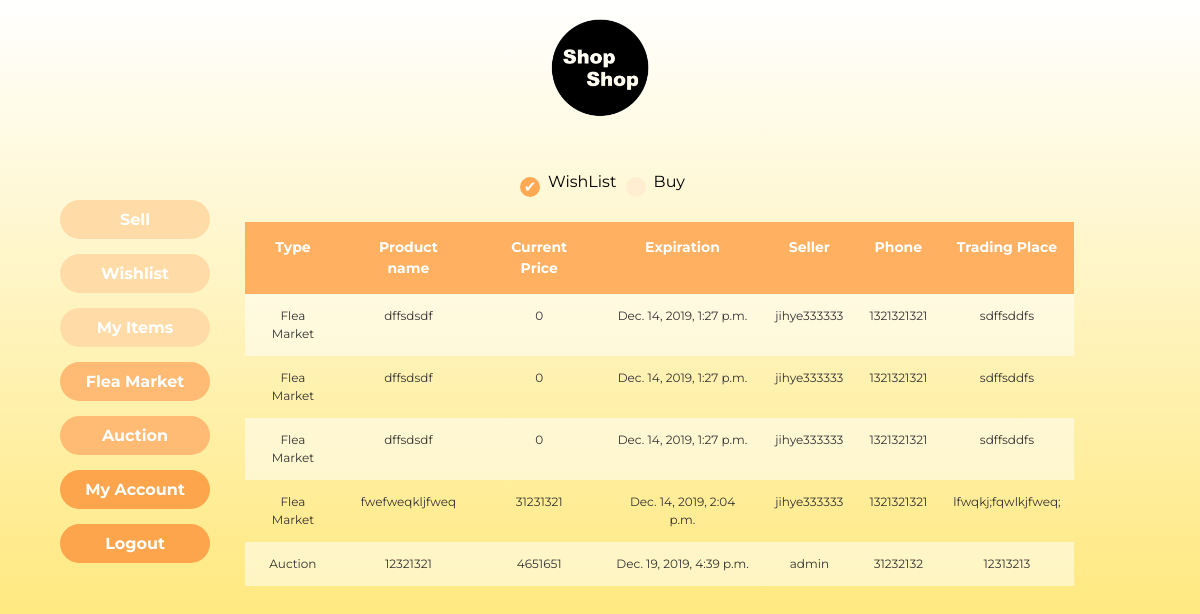
Screenshot of /wishlist/ (signed in) with the database file from the repository.
### home/models.py (models this page shows)
class Wishlist(models.Model):
	userid = models.ForeignKey(User, on_delete=models.CASCADE)
	pid = models.ForeignKey(Product, on_delete=models.CASCADE)

class Product(models.Model):
	SELLTYPES = (('F', 'Flea'), ('A', 'Auction'))
	selltype = models.CharField(max_length=1, default='F', choices=SELLTYPES)
	STATUSTYPES = (('S', 'Sold'), ('E', 'Expired'), ('R', 'Running')) # 팔림, 안팔림, 현재진행형
	statustype = models.CharField(max_length=1, default='R', choices=STATUSTYPES)
	EXPIREDATE = (('3', '3 Days'), ('7', '7 days'), ('0', '30 days'))
	expirechoice = models.CharField(max_length=1, default='3', choices=EXPIREDATE)
	expire = models.DateTimeField(default=timezone.now() + timedelta(days=3))
	highest_price = models.IntegerField(default=0) # auction이더라도 천장 가격 내면 바로 살 수 있게 하자
	basic_price =  models.IntegerField(default=0) #옥션이라도 최저가 쓰게 하자
	current_price = models.IntegerField(default=0) # 마지막 가격이기도 하지
	buyer = models.ForeignKey(User, on_delete=models.SET_NULL, related_name='buyer', null=True)
	seller = models.ForeignKey(User, on_delete=models.CASCADE, related_name='seller')
	pid = models.AutoField(primary_key=True)
	name = models.CharField(max_length=300)
	place = models.CharField(max_length=300)
	photo = models.ImageField(blank=True, null=True) #https://wayhome25.github.io/django/2017/05/10/media-file/
	category = models.ForeignKey(Category, on_delete=models.SET_NULL, null=True)
	explanation = models.CharField(max_length=1000, null=True) # string field 같은 게 있었나?? 찾아보기

class User(models.Model): # seller buyer 구분하지 말고 걍 둘다 가능하게 해
	rating = models.IntegerField(default=0)
	userid = models.CharField(max_length=20, primary_key=True)
	pw = models.CharField(max_length=20) # min length  같은 건 js 단에서 처리하기
	username = models.CharField(max_length=100)
	phone = models.CharField(max_length=30)

### home/views.py (the view)
# urls.py: path('wishlist/', views.wishlist, name='wishlist'),
def wishlist(request):
	userid = request.session.get('userid', False)
	if userid == False : # 로그인 안되어있으면
		return redirect('/login')
	pagetype = request.GET.get('page','')
	if pagetype == 'wish' or pagetype=='': # 내가는 아이템들과 그것을 사고 싶어하는 자들
		wishlist = Wishlist.objects.filter(userid__userid=userid,pid__expire__gte=timezone.now())
	else :  # 내가 사고 싶은 것들
		wishlist = Candidate.objects.filter(userid__userid=userid
			).select_related('pid').filter(pid__expire__gte=timezone.now())
	wishlist = wishlist.order_by('pid__expire')
	return render(request, 'home/wishlist.html', {'wishlist':wishlist})

### home/templates/home/wishlist.html (shortened to what this page needs)
{% load static %}
{% load tz %}
<!DOCTYPE html>
<html lang="en" dir="ltr">
<head>
  <link rel="stylesheet" href="{% static 'home/style_product_list.css' %}">
</head>
<body>
  <a href="{% url 'market' %}" target="_parent"><img src="{% static 'home/logo.png' %}"
      style="height:100px; padding: 10px; margin-left: auto; margin-right: auto; margin-bottom: 30px;"
      alt="LOGO_IMG"></a>
  {% if request.get_full_path == "/wishlist/?page=buy" %}
  <div class="chk-area">
    <label><input type="radio" class="option-input radio" name="chk" value="?page=wish"
        onchange="location = this.value;">WishList</label>
    <label><input type="radio" class="option-input radio" name="chk" value="?page=buy" checked="checked"
        onchange="location = this.value;">Buy</label>
  </div>
  {% else %}
  <div class="chk-area">
    <label><input type="radio" class="option-input radio" name="chk" value="?page=wish" checked="checked"
        onchange="location = this.value;">WishList</label>
    <label><input type="radio" class="option-input radio" Sname="chk" value="?page=buy"
        onchange="location = this.value;">Buy</label>
  </div>
  {%  endif %}
  <nav class="left-nav" style="font-weight: bold;position: fixed; left:20px; top:23%">
      <ul>
        <li><a class="upper" href="{% url 'sell' %}">Sell</a></li>
        <li><a class="upper" href="{% url 'wishlist' %}">Wishlist</a></li>
        <li><a class="upper" href="{% url 'myitems' %}">My Items</a></li>
        <li><a class="lower" href="{% url 'market' %}">Flea Market</a></li>
        <li><a class="lower" href="{% url 'auction' %}">Auction</a></li>
        <li><a class="lowest" href="{% url 'mypage' %}">My Account</a></li>
        <li><a class="lowest" href="{% url 'logout' %}">Logout</a></li>
      </ul>
    </nav>
  <table class="table-area">
    <thead>
      <tr>
        <th scope="cols">Type</th>
        <th scope="cols">Product name</th>
        <th scope="cols">Current Price</th>
        <th scope="cols">Expiration</th>
        <th scope="cols">Seller</th>
        <th scope="cols">Phone</th>
        <th scope="cols">Trading Place</th>
      </tr>
    </thead>
    <tbody>
      {% for obj in wishlist %}
      <tr onclick="window.open('{% url 'detail' obj.pid.pid %}')">
        {% if forloop.counter|divisibleby:2 %}
        <td>
          {% if obj.pid.selltype == "A" %} Auction
          {% else %} Flea Market {% endif %}
        </td>
        <td> {{ obj.pid.name }} </td>
        <td> {{obj.pid.current_price}} </td>
        <td> {{ obj.pid.expire }} </td>
        <td> {{ obj.pid.seller.username }} </td>
        <td> {{ obj.pid.seller.phone }} </td>
        <td> {{ obj.pid.place }} </td>
        {% else %}
        <td class=even>
          {% if obj.pid.selltype == "A" %} Auction
          {% else %} Flea Market {% endif %}
        </td>
        <td class=even> {{ obj.pid.name }} </td>
        <td class=even> {{obj.pid.current_price}} </td>
        <td class=even> {{ obj.pid.expire }} </td>
        <td class=even> {{ obj.pid.seller.username }} </td>
        <td class=even> {{ obj.pid.seller.phone }} </td>
        <td class=even> {{ obj.pid.place }} </td>
        {% endif %}
      </tr>
      {% endfor %}
    </tbody>
  </table>
</body>
</html>

### home/static/home/style_product_list.css (style rules this page uses)
body { font-family: 'Montserrat', 'Nanum Gothic Coding', sans-serif; background: white; background: -webkit-linear-gradient(to bottom, white, #ffe259); background: linear-gradient(to bottom, white, #ffe259)no-repeat center center fixed; -webkit-background-size: cover; -moz-background-size: cover; -o-background-size: cover; background-size: cover; text-align: center; }
.chk-area { margin-left: auto; margin-right: auto; }
.option-input { -webkit-appearance: none; -moz-appearance: none; -ms-appearance: none; -o-appearance: none; appearance: none; position: relative; top: 10px; right: 0; bottom: 0; left: 0; height: 20px; width: 20px; background: #ffeecf; border: none; color: #fff; cursor: pointer; display: inline-block; margin-right: 0.5rem; outline: none; position: relative; z-index: 1000; }
.option-input:checked { background: #ffa954; }
.option-input:checked::before { height: 20px; width: 20px; position: absolute; content: '✔'; display: inline-block; font-size: 15px; text-align: center; line-height: 20px; }
.option-input:checked::after { background: #ffb060; content: ''; display: block; position: relative; z-index: 100; }
.option-input.radio { border-radius: 50%; }
.option-input.radio::after { border-radius: 50%; }
body label { display: inline; line-height: 40px; }
.left-nav { width: auto; align-content: center; display: flex; flex-direction: column; text-align: center; padding-right: 20px; }
.left-nav ul { width: 150px; display: grid; grid-gap: 15px; text-align: left; font-family: 'Montserrat', 'Nanum Gothic Coding', sans-serif; list-style: none; }
.left-nav li { text-align: center; font-family: 'Montserrat', 'Nanum Gothic Coding', sans-serif; font-size: 16px; font-weight: bold; }
.left-nav li a.upper { color: #ffffff; text-decoration: none; display: block; padding: 10px; border-radius: 25px; background-color: rgb(255, 220, 167); }
.left-nav li a.lower { color: #ffffff; text-decoration: none; display: block; padding: 10px; border-radius: 25px; background-color: #ffba74; }
.left-nav li a.lowest { color: #ffffff; text-decoration: none; display: block; padding: 10px; border-radius: 25px; background-color:#fda54c; }
table.table-area { font-family: 'Montserrat', 'Nanum Gothic Coding', sans-serif; border-collapse: collapse; width: 70%; text-align: center; line-height: 1.5; margin-top: 20px; margin-left: 20%; margin-right: auto; }
table.table-area thead th { padding: 15px; font-weight: bold; vertical-align: top; color: #FFFFFF; background: #ffb060; margin: 20px 10px; font-size: 14px; }
table.table-area td { font-size: 12px; color: #333333; padding: 13px; vertical-align: top; }
table.table-area .even { background: rgba(255, 255, 255, 0.5); }

### rows the page displays
Wishlist: shows "Flea Market", pid.name "dffsdsdf", pid.current_price "0", pid.expire "Dec. 14, 2019, 1:27 p.m.", pid.seller.username "jihye333333", pid.seller.phone "1321321321", pid.place "sdffsddfs"
Wishlist: shows "Flea Market", pid.name "dffsdsdf", pid.current_price "0", pid.expire "Dec. 14, 2019, 1:27 p.m.", pid.seller.username "jihye333333", pid.seller.phone "1321321321", pid.place "sdffsddfs"
Wishlist: shows "Flea Market", pid.name "dffsdsdf", pid.current_price "0", pid.expire "Dec. 14, 2019, 1:27 p.m.", pid.seller.username "jihye333333", pid.seller.phone "1321321321", pid.place "sdffsddfs"
Wishlist: shows "Flea Market", pid.name "fwefweqkljfweq", pid.current_price "31231321", pid.expire "Dec. 14, 2019, 2:04 p.m.", pid.seller.username "jihye333333", pid.seller.phone "1321321321", pid.place "lfwqkj;fqwlkjfweq;"
Wishlist: shows "Auction", pid.name "12321321", pid.current_price "4651651", pid.expire "Dec. 19, 2019, 4:39 p.m.", pid.seller.username "admin", pid.seller.phone "31232132", pid.place "12313213"
